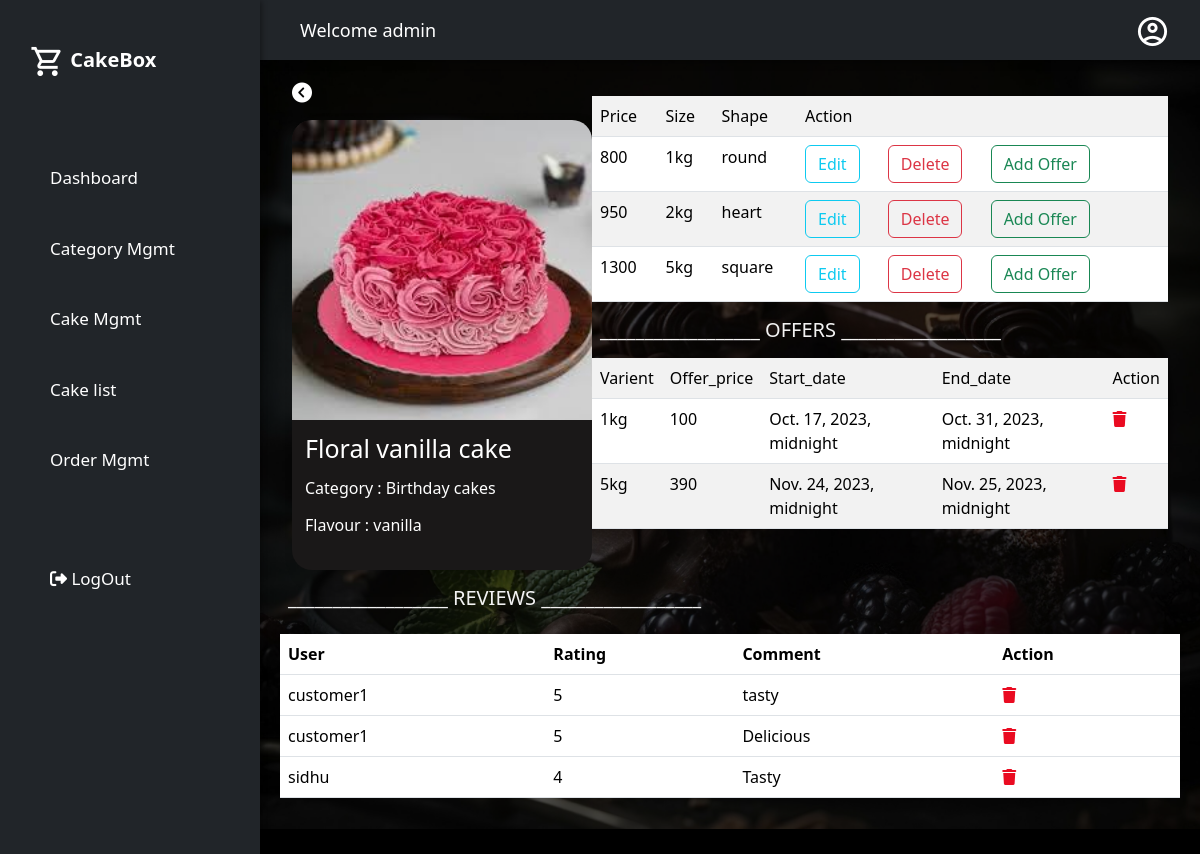
Page /cake/1 (signed in) on the committed database.
### cakeapp/models.py (models this page shows, shortened)
class User(AbstractUser):
    phone=models.CharField(max_length=100,unique=True)
    address=models.CharField(max_length=200)

class Cakes(models.Model):
    name=models.CharField(max_length=200)
    category=models.ForeignKey(CakeCategory,on_delete=models.SET_NULL,null=True)
    options=(
        ('chocolate','chocolate'),
        ('black forest','black forest'),
        ('red velvet','red velvet'),
        ('butter  scotch','butter scotch'),
        ('vanilla','vanilla'),
        ('pineapple','pineapple'),
        ('dates','dates'),
        ('non-alcoholic','non-alcoholic'),
        ('dry-fruits','dry-fruits'),
        ('mixed-fruits','mixed-fruits'),
        ('blueberry','blueberry'),
        ('strawberry','strawberry')
    )
    flavour=models.CharField(max_length=200,choices=options,default="choclate")
    image=models.ImageField(upload_to="images")

class CakeCategory(models.Model):
    name=models.CharField(max_length=200,unique=True)
    is_active=models.BooleanField(default=True)
    def __str__(self):
        return self.name

class CakeVarients(models.Model):
    price=models.PositiveIntegerField()
    options=(
        (".5kg",".5kg"),
        ("1kg","1kg"),
        ("2kg","2kg"),
        ("5kg","5kg")
    )
    size=models.CharField(max_length=200,choices=options,default="1kg")
    option=(
        ("round","round"),
        ("square","square"),
        ("heart","heart")
    )
    shape=models.CharField(max_length=200,choices=option,default="round")
    cake=models.ForeignKey(Cakes,on_delete=models.CASCADE)

class Offers(models.Model):
    cakevarient=models.ForeignKey(CakeVarients,on_delete=models.CASCADE)
    price=models.PositiveIntegerField()
    start_date=models.DateTimeField()
    due_date=models.DateTimeField()

class Reviews(models.Model):
    user=models.ForeignKey(User,on_delete=models.CASCADE)
    cake=models.ForeignKey(Cakes,null=True,on_delete=models.SET_NULL)
    rating=models.PositiveIntegerField(validators=[MinValueValidator(1),MaxValueValidator(5)])
    comment=models.CharField(max_length=300)

### cakeapp/views.py (the view)
# urls.py: path("cake/<int:pk>",CakeDetailView.as_view(),name="cake-detail"),
@method_decorator(decs,name="dispatch")
class CakeDetailView(DetailView):
    template_name="cakeapp/cake_detail.html"
    model=Cakes
    context_object_name="cake"

### cakeapp/views.py (called while the page is built)
def signin_required(fn):
    def wrapper(request,*args,**kwargs):
        if not request.user.is_authenticated:
            messages.error(request,"invalid session!..please login")
            return redirect("signin")
        else:
            return fn(request,*args,**kwargs)
    return wrapper

def is_admin(fn):
    def wrapper(request,*args,**kwargs):
        if not request.user.is_superuser:
            messages.error(request,"Permission denied for current user !")
            return redirect("signin")
        else:
            return fn(request,*args,**kwargs)
    return wrapper

### cakeapp/templates/cakeapp/cake_detail.html (shortened to what this page needs)
{%extends 'cakeapp/base.html'%}
{%block body_block%}
<div class="container">
    <div class="row">
        <div class="col-lg-4 col-md-4 col-12">
            <a href="{%url 'cake-list'%}" class="me-3"><i class="fa-solid fa-circle-chevron-left fa-lg" style="color: #ffffff;"></i></a>
            <div class="product-card mt-3 text-white">
                <img src="{{cake.image.url}}" class="card-img-top" alt="..." height="300px" width="300px">
                <div class="card-body text-white">
                    <h5 class="card-title back">{{cake.name}}</h5>
                    <div class=" text-white back">Category : {{cake.category}}</div>
                    <div class=" text-white back">Flavour : {{cake.flavour}}</div>
                </div>
            </div>
        </div>
        <div class="col-8 mt-3">
            <table class="table table-striped">
                <tr>
                    <td>Price</td>
                    <td>Size</td>
                    <td>Shape</td>
                    <td>Action</td>
                </tr>
                {%for c in cake.cakevarients_set.all%}
                    <tr>
                        <td>{{c.price}}</td>
                        <td>{{c.size}}</td>
                        <td>{{c.shape}}</td>
                        <td>
                            <a href="{%url 'edit-varient' c.id%}" class="btn btn-outline-info me-4">Edit</a>
                            <a href="{%url 'remove-varient' c.id%}" class="btn btn-outline-danger me-4">Delete</a>
                            <a href="{%url 'offer-add' c.id%}" class="btn btn-outline-success">Add Offer</a>
                        </td>
                    </tr>
                {%endfor%}
            </table>
            <h5 class="mt-3 mb-3 ps-2">__________________ OFFERS __________________</h5>
            <table class="table table-striped">
                <tr>
                    <td>Varient</td>
                    <td>Offer_price</td>
                    <td>Start_date</td>
                    <td>End_date</td>
                    <td>Action</td>
                </tr>
                {%for c in cake.cakevarients_set.all%}
                    {%for o in c.offers_set.all%}
                        <tr>
                            <td>{{c.size}}</td>
                            <td>{{o.price}}</td>
                            <td>{{o.start_date}}</td>
                            <td>{{o.due_date}}</td>
                            <td>
                                <a href="{%url 'offer-remove' o.id %}"><i class="fa-solid fa-trash" style="color: #ea0b21;"></i></a>
                            </td>
                        </tr>
                    {%endfor%}
                {%endfor%}
            </table>
        </div>
    </div>
    <div class="row">
        <h5 class="mt-3 mb-4 ps-2">__________________ REVIEWS __________________</h5>
        <table class="table">
          <thead>
              <tr>
                  <th>User</th>
                  <th>Rating</th>
                  <th>Comment</th>
                  <th>Action</th>
              </tr>
          </thead>
          <tbody>
            {% for r in cake.reviews_set.all %}
                <tr>
                  <td>{{r.user}}</td>
                  <td>{{r.rating}}</td>
                  <td>{{r.comment}}</td>
                  <td><a href="{% url 'review_delete' r.id %}"><i class="fa-solid fa-trash" style="color: #ea0b21;"></i></a></td>
                </tr>
            {% endfor %}
          </tbody>
        </table>
    </div>
</div>
{%endblock%}

### cakeapp/templates/cakeapp/base.html (shortened to what this page needs)
<!DOCTYPE html>
{%load static%}
<html lang="en">
  <head>
    <link rel="stylesheet" href="{%static 'css/test.css'%}">
    <link href="https://cdn.jsdelivr.net/npm/bootstrap@5.3.2/dist/css/bootstrap.min.css" rel="stylesheet">
  </head>
  <body class="bg-black">
    <div class="grid-container">
      <header class="header bg-dark text-white">
        <div class="header-left">
         Welcome {{request.user}}
       </div>
        <div class="header-right">
          <span class="material-icons-outlined">account_circle</span>
        </div>
      </header>
      <aside id="sidebar" class="bg-dark">
        <div class="sidebar-title">
          <div class="sidebar-brand">
            <span class="material-icons-outlined">shopping_cart</span> CakeBox
          </div>
        </div>
        <ul class="sidebar-list">
          <li class="sidebar-list-item">
            <a href="{%url 'dashboard'%}">Dashboard</a>
          </li>
          <li class="sidebar-list-item">
            <a href="{%url 'add-category'%}">Category Mgmt</a>
          </li>
          <li class="sidebar-list-item">
            <a href="{%url 'cake-add'%}">Cake Mgmt</a>
          </li>
          <li class="sidebar-list-item">
            <a href="{%url 'cake-list'%}">Cake list</a>
          </li>
          <li class="sidebar-list-item">
            <a href="{%url 'order-list'%}">Order Mgmt</a>
          </li>
          <li class="sidebar-list-item mt-5">
            <a href="{%url 'signout'%}"><i class="fa-solid fa-right-from-bracket" style="color: #ffffff;"></i> LogOut</a>
          </li>
        </ul>
      </aside>
      <main class="main-container">
          <div class="inner-container">
              {%block body_block%}
              {%endblock%}
          </div>
      </main>
    </div>
  </body>
</html>

### cakeapp/static/css/test.css (style rules this page uses)
body { margin: 0; padding: 0; background-color: #000000; color: #000000; font-family: 'Montserrat', sans-serif; }
.material-icons-outlined { vertical-align: middle; line-height: 1px; font-size: 35px; }
.grid-container { display: grid; grid-template-columns: 260px 1fr 1fr 1fr; grid-template-rows: 0.2fr 3fr; grid-template-areas: 'sidebar header header header' 'sidebar main main main'; height: 100vh; }
.header { grid-area: header; height: 60px; display: flex; align-items: center; justify-content: space-between; padding: 0 30px 0 40px; box-shadow: 0 6px 7px -3px rgba(0, 0, 0, 0.35); }
.header-left { font-size: large; }
#sidebar { grid-area: sidebar; height: 100%; overflow-y: auto; transition: all 0.5s; -webkit-transition: all 0.5s; box-shadow: 0 3px 5px 2px rgba(0, 0, 0, 0.35); }
.sidebar-title { display: flex; justify-content: space-between; align-items: center; padding: 30px 30px 30px 30px; margin-bottom: 35px; color: #ffffff; }
.sidebar-brand { margin-top: 15px; font-size: 20px; font-weight: 700; }
.sidebar-list { padding: 0; margin-top: 15px; list-style-type: none; }
.sidebar-list-item { padding: 25px 20px 20px 50px; font-size: 17px; }
.sidebar-list-item > a { text-decoration: none; color: #ffffff; }
.main-container { position: relative; grid-area: main; overflow-y: auto; padding: 20px 20px; color: rgba(255, 255, 255, 0.95); height: 90vh; }
.main-container::before { content: ''; position: absolute; top: 0; right: 0; bottom: 0; left: 0; background-image: url('/cakeapp/static/assets/cakewallpaper.jpg'); background-position: center; background-repeat:repeat-y; background-size: cover; filter: blur(4px); filter: brightness(0.35); z-index: -1; }

### cakeapp/templates/cakeapp/cake_detail.html (style rules this page uses)
.back { background-color: #1a1818; margin-top: 13px; margin-left: 13px; }
.product-card { width: 300px; height: 450px; background-color: #1a1818; border-radius: 20px; display: flex; flex-direction: column; overflow: hidden; box-shadow: 10px 10px 20px rgba(0, 0, 0, 0.1); }
.card-title { font-size: 25px; }

### rows in the picture
User: user "admin"
Cakes: image (picture), name "Floral vanilla cake", category "Birthday cakes", flavour "vanilla"
CakeVarients: price "800", size "1kg", shape "round"
CakeVarients: price "950", size "2kg", shape "heart"
CakeVarients: price "1300", size "5kg", shape "square"
Offers: price "100", start_date "Oct. 17, 2023, midnight", due_date "Oct. 31, 2023, midnight"
Offers: price "390", start_date "Nov. 24, 2023, midnight", due_date "Nov. 25, 2023, midnight"
Reviews: user "customer1", rating "5", comment "tasty"
Reviews: user "customer1", rating "5", comment "Delicious"
Reviews: user "sidhu", rating "4", comment "Tasty"
